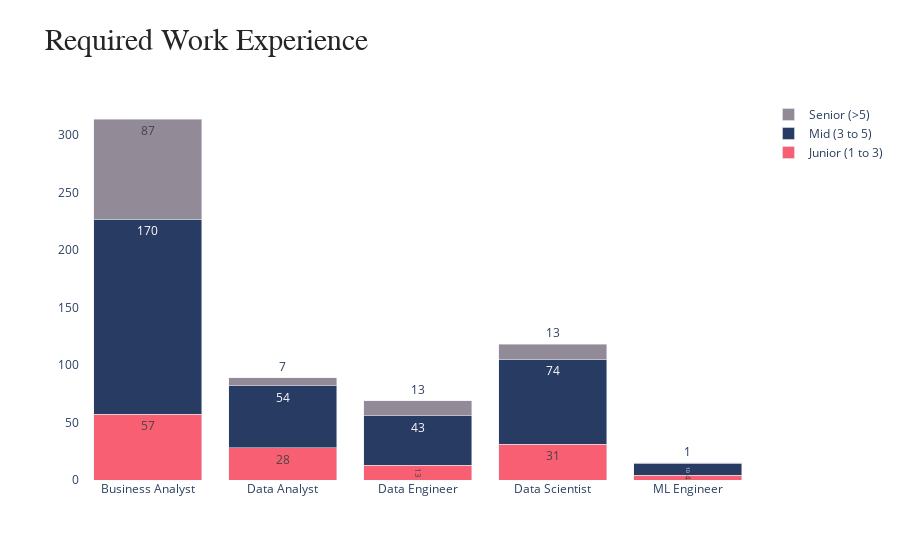

Notebook cell for this chart:
### Code cell
import plotly.graph_objects as go

colors = ['lightslategray',] * 3
x = list_of_title
fig = go.Figure(go.Bar(x=x, y=junior_list, name='Junior (1 to 3)',
                       text=junior_list, textposition='auto',
                      marker_color='#f85f73'))
fig.add_trace(go.Bar(x=x, y=mid_list, name='Mid (3 to 5)',
                     text=mid_list, textposition='auto',
                      marker_color='#283c63'))
fig.add_trace(go.Bar(x=x, y=senior_list, name='Senior (>5)',
                     text=senior_list, textposition='auto',
                      marker_color='#928a97'))

fig.update_layout(barmode='stack',
                  xaxis={'categoryorder': 'array',
                         'categoryarray': list_of_title},
                  plot_bgcolor='white',
                  title={'text': 'Required Work Experience',
                         'font': dict(family='Arial',
                                      size=30,
                                      color='rgb(37,37,37)'), })
fig.show()

### Figure 1 — Plotly figure (JSON) as saved in the notebook; plotly's stock layout.template omitted (floating-point values rounded to 4 significant figures)
{"data": [{"marker": {"color": "#f85f73"}, "name": "Junior (1 to 3)", "text": ["57", "28", "13", "31", "4"], "textposition": "auto", "type": "bar", "x": ["Business Analyst", "Data Analyst", "Data Engineer", "Data Scientist", "ML Engineer"], "y": [57, 28, 13, 31, 4]}, {"marker": {"color": "#283c63"}, "name": "Mid (3 to 5)", "text": ["170", "54", "43", "74", "10"], "textposition": "auto", "type": "bar", "x": ["Business Analyst", "Data Analyst", "Data Engineer", "Data Scientist", "ML Engineer"], "y": [170, 54, 43, 74, 10]}, {"marker": {"color": "#928a97"}, "name": "Senior (>5)", "text": ["87", "7", "13", "13", "1"], "textposition": "auto", "type": "bar", "x": ["Business Analyst", "Data Analyst", "Data Engineer", "Data Scientist", "ML Engineer"], "y": [87, 7, 13, 13, 1]}], "layout": {"barmode": "stack", "plot_bgcolor": "white", "title": {"font": {"color": "rgb(37,37,37)", "family": "Arial", "size": 30}, "text": "Required Work Experience"}, "xaxis": {"categoryarray": ["Business Analyst", "Data Analyst", "Data Engineer", "Data Scientist", "ML Engineer"], "categoryorder": "array"}}}
